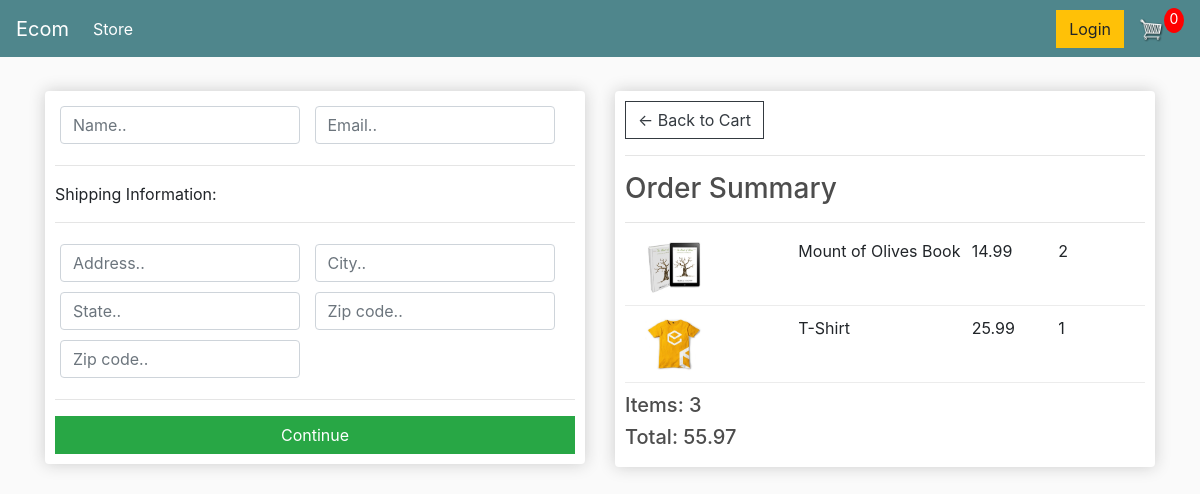
Screenshot of /checkout/ (signed in) with the database file from the repository.
### store/models.py (models this page shows, shortened)
class OrderItem(models.Model):
    product = models.ForeignKey(Product, on_delete=models.SET_NULL, null=True, blank=True)
    order = models.ForeignKey(Order, on_delete=models.SET_NULL, null=True, blank=True)
    quantity = models.IntegerField(default=0, null=True, blank=True)
    date_added = models.DateTimeField(auto_now_add=True)
    @property
    def get_total(self):
        total = (self.quantity * self.product.price)
        return total

class Product(models.Model):
    CATEGORY_CHOICES = (
        ("electronic-devices", "electronic-devices"),
        ("apparel", "apparel"),
        ("personal-appliance", "personal-appliance"),
        ("home", "home"),
        ("book-and-media", "book-and-media"),
        ("others", "others"),
    )
    name = models.CharField(max_length=150, null=True)
    price = models.FloatField()
    category = models.CharField(max_length=20, choices=CATEGORY_CHOICES, default='others')
    image = models.ImageField(null=True, blank=True, upload_to=MEDIA_ROOT)
    def __str__(self):
        return self.name
    @property
    def imageURL(self):
        if self.image and hasattr(self.image, 'url'):
            return self.image.url
        else:
            return ""

class Order(models.Model):
    customer = models.ForeignKey(Customer, on_delete=models.SET_NULL, null=True, blank=True)
    date_ordered = models.DateTimeField(auto_now_add=True)
    completed = models.BooleanField(default=False, null=True, blank=False)
    transaction_id = models.CharField(max_length=100, null=True)
    @property
    def get_cart_total(self):
        orderitems = self.orderitem_set.all()
        total = sum([item.get_total for item in orderitems])
        return total
    @property
    def get_cart_items(self):
        orderitems = self.orderitem_set.all()
        total = sum([item.quantity for item in orderitems])
        return total

### store/views.py (the view)
# urls.py: path('checkout/', views.checkout, name="checkout"),
def checkout(request):
    if request.user.is_authenticated:
        customer = request.user.customer
        order, created = Order.objects.get_or_create(customer=customer, completed=False)
        items = order.orderitem_set.all()
    else:
        items = []
        order = {'get_cart_items': 0, 'get_cart_total': 0}
    context = {'items': items, 'order': order}
    return render(request, 'store/checkout.html', context)

### store/templates/store/checkout.html (shortened to what this page needs)
{% extends 'store/main.html' %}
{% load static %}
{% block content %}
<div class="row">
    <div class="col-lg-6">
        <div class="box-element" id="form-wrapper">
            <form id="form">
                <div id="user-info">
                    <div class="form-field">
                        <input required class="form-control" type="text" name="name" placeholder="Name..">
                    </div>
                    <div class="form-field">
                        <input required class="form-control" type="email" name="email" placeholder="Email..">
                    </div>
                </div>
                <div id="shipping-info">
                    <hr>
                    <p>Shipping Information:</p>
                    <hr>
                    <div class="form-field">
                        <input class="form-control" type="text" name="address" placeholder="Address..">
                    </div>
                    <div class="form-field">
                        <input class="form-control" type="text" name="city" placeholder="City..">
                    </div>
                    <div class="form-field">
                        <input class="form-control" type="text" name="state" placeholder="State..">
                    </div>
                    <div class="form-field">
                        <input class="form-control" type="text" name="zipcode" placeholder="Zip code..">
                    </div>
                    <div class="form-field">
                        <input class="form-control" type="text" name="country" placeholder="Zip code..">
                    </div>
                </div>
                <hr>
                <input id="form-button" class="btn btn-success btn-block" type="submit" value="Continue">
            </form>
        </div>
        <br>
    </div>
    <div class="col-lg-6">
        <div class="box-element">
            <a class="btn btn-outline-dark" href="{% url 'cart' %}">&#x2190; Back to Cart</a>
            <hr>
            <h3>Order Summary</h3>
            <hr>
            {% for item in items %}
            <div class="cart-row">
                <div style="flex:2"><img class="row-image" src="{{ item.product.imageURL }}"></div>
                <div style="flex:2"><p>{{ item.product }}</p></div>
                <div style="flex:1"><p>{{ item.product.price }}</p></div>
                <div style="flex:1"><p>{{ item.quantity }}</p></div>
            </div>
            {% endfor %}
            <h5>Items: {{ order.get_cart_items }}</h5>
            <h5>Total: {{ order.get_cart_total }}</h5>
        </div>
    </div>
</div>
{% endblock content %}

### static/css/main.css (style rules this page uses)
body { background-color: hsl(0, 0%, 98%); }
h1,h2,h3,h4,h5,h6 { color:hsl(0, 0%, 30%); }
.box-element { box-shadow:hsl(0, 0%, 80%) 0 0 16px; background-color: #fff; border-radius: 4px; padding: 10px; }
.col-lg-4, .col-lg-6, .col-lg-8, .col-lg-12 { margin-top: 10px; }
.btn { border-radius: 0; }
.row-image { width: 100px; }
.form-field { width:250px; display: inline-block; padding: 5px; }
.cart-row { display: flex; align-items: flex-stretch; padding-bottom: 10px; margin-bottom: 10px; border-bottom: 1px solid #ececec; }

### rows the page displays
OrderItem: product.imageURL (picture), product "Mount of Olives Book", product.price "14.99", quantity "2"
OrderItem: product.imageURL (picture), product "T-Shirt", product.price "25.99", quantity "1"
Order: get_cart_items "3", get_cart_total "55.97"
